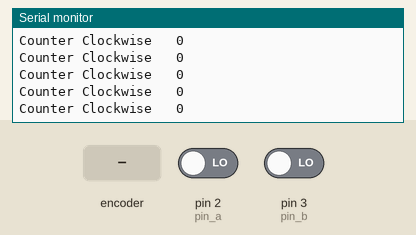
This sketch was run on a simulated Arduino Uno, built with avr-gcc and run on an emulated ATmega328P. Shown: the last lines printed to the serial monitor. Inputs (shaded band) come from the test bench; at power-on: pin 2 (pin_a) LOW, pin 3 (pin_b) LOW.

Above: at 1.2 s.
1.3 s: rotary encoder on pin 2 (pin_a) / pin 3 (pin_b) turned 3 steps (first pin leading)
At 1.8 s:
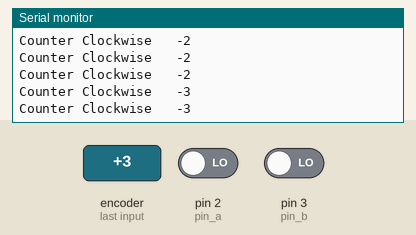
4.9 s: rotary encoder on pin 2 (pin_a) / pin 3 (pin_b) turned 2 steps (second pin leading)
At 5.9 s:
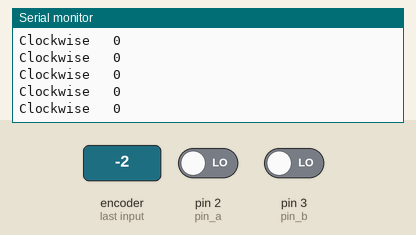
6.8 s: rotary encoder on pin 2 (pin_a) / pin 3 (pin_b) turned 1 step (first pin leading)
At 7.9 s:
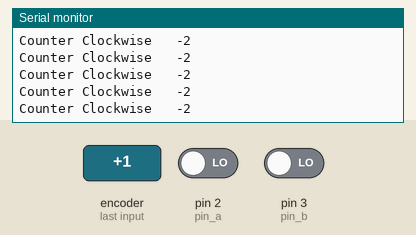
13.0 s: rotary encoder on pin 2 (pin_a) / pin 3 (pin_b) turned 2 steps (second pin leading)
At 13.8 s:
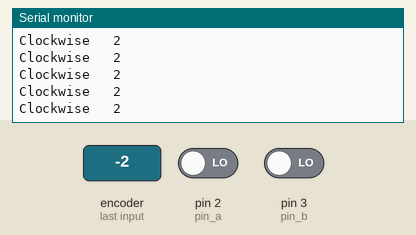
16.4 s: rotary encoder on pin 2 (pin_a) / pin 3 (pin_b) turned 1 step (first pin leading)
At 17.2 s:
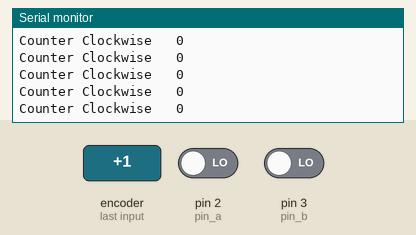
Timing chart, 0 to 19.4 s (numbered marks = the images above; inputs shaded):
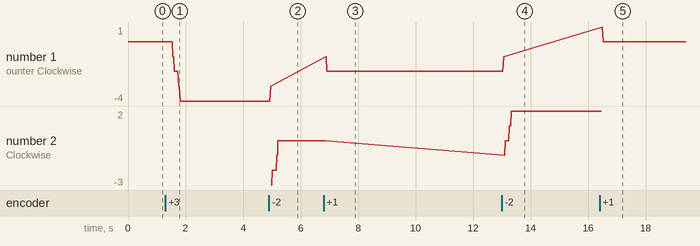

Measured:
- after the input at 1.3 s, the serial monitor: prints a new line after 0.26 s (image 1)
- after the input at 4.9 s, the serial monitor: prints a new line after 0.06 s (image 2)
- after the input at 6.8 s, the serial monitor: prints a new line after 0.07 s (image 3)
- after the input at 13.0 s, the serial monitor: prints a new line after 0.06 s (image 4)
- after the input at 16.4 s, the serial monitor: prints a new line after 0.07 s (image 5)
- plotted number 1: 0 → -4 after the input at 1.3 s, -4 → -3 after the input at 4.9 s, -2 → -1 after the input at 13.0 s, -1 → 0 after the input at 16.4 s
- plotted number 2: 0 → 2 after the input at 13.0 s

The sketch:

lab5_2.ino
```cpp
/* Team: Sebastian Villa, Logan Morris, Alan Gregory
 * Assignment:
 * Write a program that displays the encoder count value and direction using an
 * interrupt service routine and test it.  Note that you may have false interrupts due to the
 * contact bounce.  Use two interrupts triggered by CHANGE on pins 2 and 3. Use the
 * following code to get started:
 */

#define pin_a 2
#define pin_b 3
int count = 0;
bool dir = 0;
int state = 0;
int prevstate = 0;

void setup()
{
    pinMode(pin_a, INPUT);
    pinMode(pin_b, INPUT);
    attachInterrupt(0, doEncoder, CHANGE);
    // encoder pin on interrupt0-pin 2
    attachInterrupt(1, doEncoder, CHANGE);
    // encoder pin on interrupt1-pin 3
    Serial.begin(9600);
    Serial.println("start");
}

void loop()
{
    switch (dir)
    {
    case 1:
        Serial.print("Clockwise   ");
        break;
    case 0:
        Serial.print("Counter Clockwise   ");
        break;
    }
        Serial.println(count);
    // display the encoder count and direction
}
void doEncoder()
{
    bool stateA = digitalRead(pin_a);
    bool stateB = digitalRead(pin_b);
    if (stateA > stateB){
        state = 0;
    }
    if (stateA < stateB){
        state = 1;
    }
    if (!stateA && !stateB){
        state = 2;
    }
    if (stateA && stateB){
        state = 3;
    }

    switch (state)
    {
    case 0:
        if (prevstate == 2){
            dir = 0;
            count--;
        }
        if (prevstate == 3){
            dir = 1;
            count++;
        }
        break;
    case 1:
        if (prevstate == 2){
            dir = 1;
            count++;
        }
        if (prevstate == 3){
            dir = 0;
            count--;
        }
        break;

    }
    prevstate = state;
    // your ISR to count and determine direction
}
```
